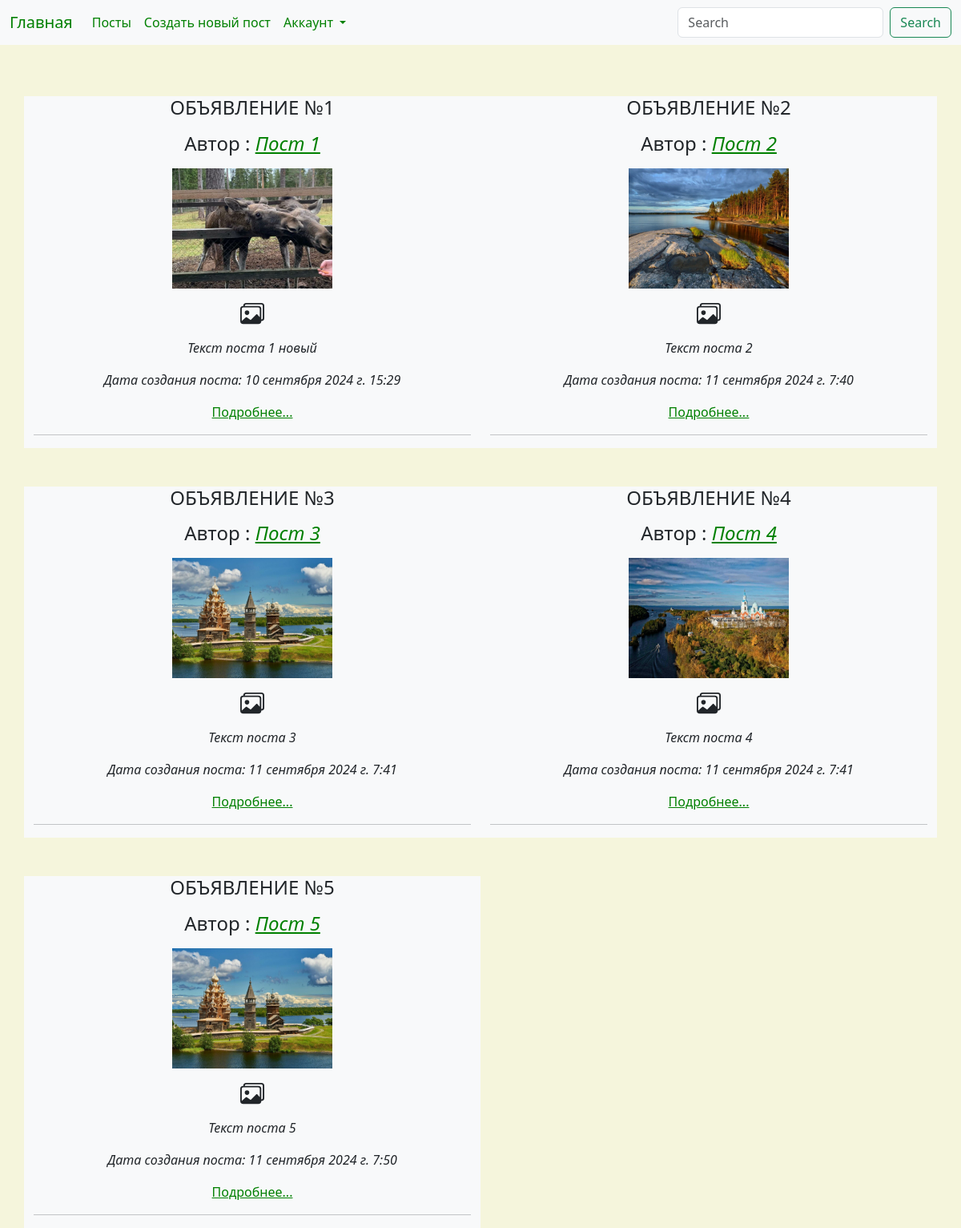
Before: / with the older database file.
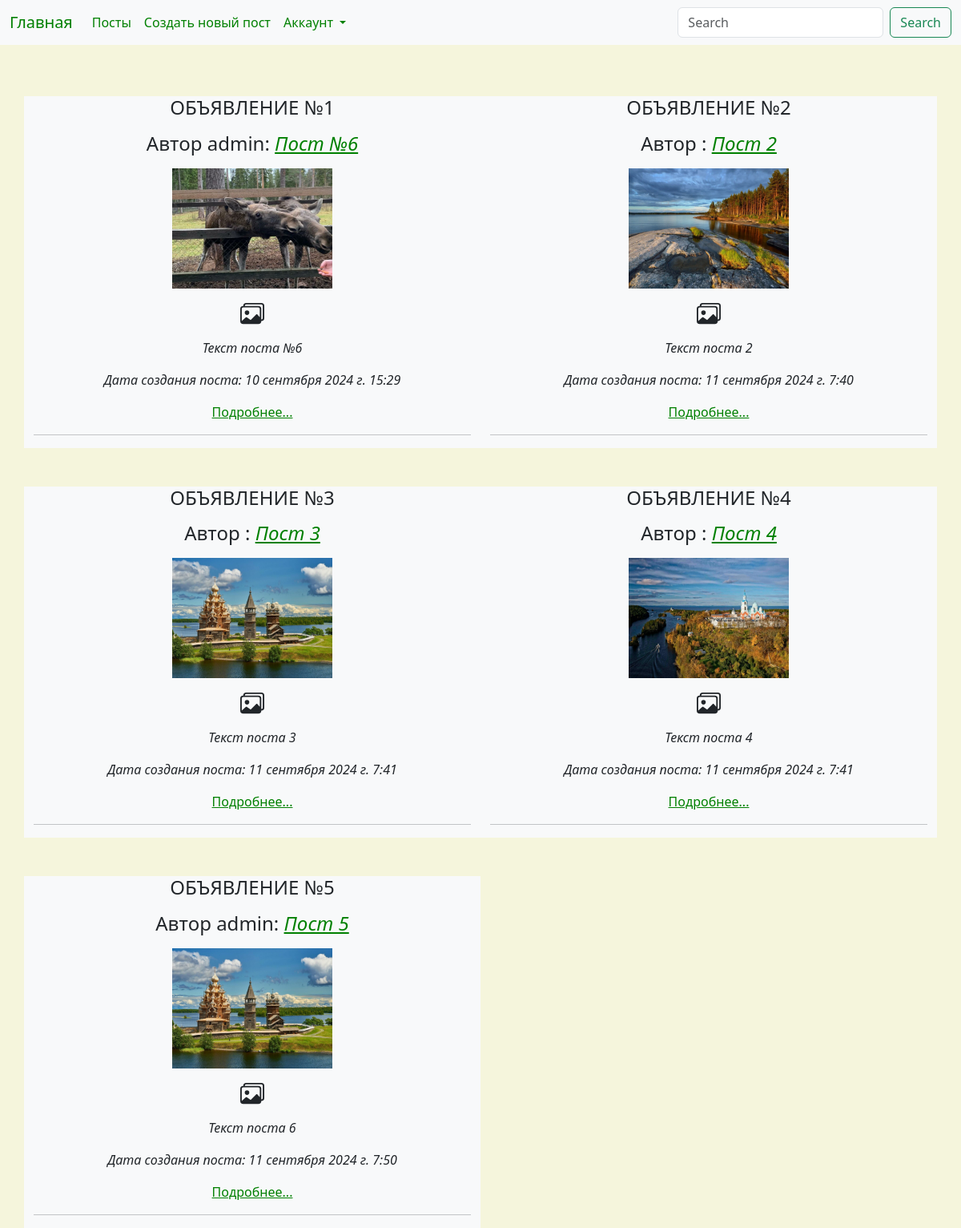
After: the same page with the newer database file.
### board/models.py (models this page shows, shortened)
class Post(models.Model):
    author = models.ForeignKey(User, on_delete=models.CASCADE, verbose_name='Автор')
    title = models.CharField(max_length=200, verbose_name='Заголовок')
    text = models.TextField(max_length=500, verbose_name='Текст объявления')
    created_at = models.DateTimeField(default=timezone.now, verbose_name='Опубликовано',
                                      editable=False)  # Параметр 'editable' отключает возможность для редактирования
    url_adders = models.CharField(max_length=150, verbose_name='Ссылка на сайт')
    image = models.ImageField(upload_to='posts/', null=True, verbose_name='Изображение')
    slug = models.SlugField(max_length=200, unique=True, editable=False, null=True)
    def get_absolute_url(self):
        return reverse('board:post_detail', kwargs={'slug': self.slug})
    class Meta:  # Настроечный класс
        verbose_name = 'Объявление'
        verbose_name_plural = 'Объявления'

### users/models.py (models this page shows)
class CustomUser(AbstractUser):
    phone = models.CharField(max_length=20, verbose_name="Телефон")
    city = models.CharField(max_length=100, verbose_name="Город")
    image = models.ImageField(upload_to="users/", null=True, verbose_name="Изображение")

### board/views.py (the view)
# urls.py: path('', root),
def root(request):
    posts = Post.objects.all()
    context = {
        'title': 'Объявления',
        'posts': posts
    }
    return render(request, template_name='board/index.html', context=context)

### board/templates/board/index.html (shortened to what this page needs)
{% extends 'board/base.html' %}
{% load static %}
{% block content %}
<div class="container">
    <div class="row gy-5">
        {% for post in posts %}
        <div class="col-6 bg-light text-dark text-center">
             <h4 class="text-uppercase">Объявление №{{post.id}}</h4>
            <h4 class="text-center  my-3">Автор {{post.author}}: <a href="{{ post.get_absolute_url }}">
                <i>{{post.title}}</i></a></h4>
            <div class="text-center">
                {% if post.image %}
                        <img width="200px" height="150px" src="{{post.image.url}}">
                {% endif %}
            </div>
            <p>{{post.text}}</p>
            <p>Дата создания поста: <i>{{post.created_at}}</i></p>
            <a href="{{post.url_adders}}">Подробнее...</a>
            <hr>
        </div>
        {% endfor %}
    </div>
</div>
{% endblock content %}

### board/templates/board/base.html (shortened to what this page needs)
{% load static %}
<!DOCTYPE html>
<html lang="en">
<head>
    <link href="https://cdn.jsdelivr.net/npm/bootstrap@5.3.3/dist/css/bootstrap.min.css" rel="stylesheet"
>
    <link rel="stylesheet" href="https://cdn.jsdelivr.net/npm/bootstrap-icons@1.11.3/font/bootstrap-icons.min.css">
</head>
<body>
<nav class="navbar navbar-expand-lg bg-body-tertiary">
    <div class="container-fluid">
        <a class="navbar-brand" href="{% url 'board:index' %}">Главная</a>
        <div class="collapse navbar-collapse" id="navbarSupportedContent">
            <ul class="navbar-nav me-auto mb-2 mb-lg-0">
                <li class="nav-item">
                    <a class="nav-link active" aria-current="page" href="{% url 'board:post_list' %}">Посты</a>
                </li>
                <li class="nav-item">
                    <a class="nav-link" href="{% url 'board:add_post' %}">Создать новый пост</a>
                </li>
                <li class="nav-item dropdown">
                    <a class="nav-link dropdown-toggle" href="#" role="button" data-bs-toggle="dropdown"
                       aria-expanded="false">
                        Аккаунт
                    </a>
                </li>
            </ul>
            <form class="d-flex" role="search">
                <input class="form-control me-2" type="search" placeholder="Search" aria-label="Search">
                <button class="btn btn-outline-success" type="submit">Search</button>
            </form>
        </div>
    </div>
</nav>
{% block content %}
{% endblock content %}
</body>
</html>

### board/templates/board/index.html (style rules this page uses)
body { background-color: beige!important; }
a { color: green!important; }
p { font-style: italic!important; }
img { width: 200px; }

Changed rows visible on the page:
changed Post id 1: author (not shown) → "admin"; title "Пост 1" → "Пост №6"; text "Текст поста 1 новый" → "Текст поста №6"
changed Post "Пост 5": author (not shown) → "admin"; text "Текст поста 5" → "Текст поста 6"
